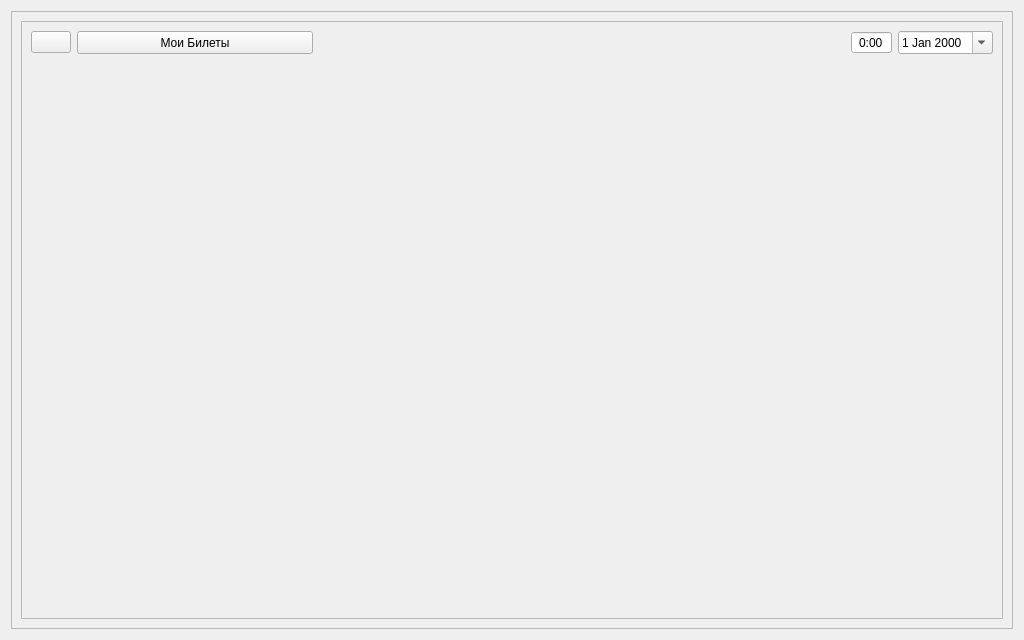
<?xml version="1.0" encoding="UTF-8"?>
<ui version="4.0">
 <class>ShowFilms</class>
 <widget class="QWidget" name="ShowFilms">
  <property name="geometry">
   <rect>
    <x>0</x>
    <y>0</y>
    <width>1024</width>
    <height>640</height>
   </rect>
  </property>
  <property name="sizePolicy">
   <sizepolicy hsizetype="Maximum" vsizetype="Maximum">
    <horstretch>230</horstretch>
    <verstretch>0</verstretch>
   </sizepolicy>
  </property>
  <property name="windowTitle">
   <string>Form</string>
  </property>
  <property name="layoutDirection">
   <enum>Qt::LeftToRight</enum>
  </property>
  <layout class="QVBoxLayout" name="verticalLayout">
   <item>
    <widget class="QScrollArea" name="scrollArea">
     <property name="widgetResizable">
      <bool>true</bool>
     </property>
     <widget class="QWidget" name="scrollAreaWidgetContents">
      <property name="geometry">
       <rect>
        <x>0</x>
        <y>0</y>
        <width>1004</width>
        <height>620</height>
       </rect>
      </property>
      <layout class="QVBoxLayout" name="verticalLayout_2">
       <item>
        <widget class="QFrame" name="frame">
         <property name="frameShape">
          <enum>QFrame::StyledPanel</enum>
         </property>
         <property name="frameShadow">
          <enum>QFrame::Raised</enum>
         </property>
         <layout class="QVBoxLayout" name="verticalLayout_3">
          <item>
           <layout class="QHBoxLayout" name="horizontalLayout">
            <item alignment="Qt::AlignLeft">
             <widget class="QPushButton" name="pushButton_2">
              <property name="text">
               <string/>
              </property>
              <property name="icon">
               <iconset resource="pic.qrc">
                <normaloff>:/images/back.png</normaloff>:/images/back.png</iconset>
              </property>
             </widget>
            </item>
            <item>
             <widget class="QPushButton" name="pushButton">
              <property name="sizePolicy">
               <sizepolicy hsizetype="Expanding" vsizetype="Expanding">
                <horstretch>100</horstretch>
                <verstretch>200</verstretch>
               </sizepolicy>
              </property>
              <property name="minimumSize">
               <size>
                <width>236</width>
                <height>23</height>
               </size>
              </property>
              <property name="maximumSize">
               <size>
                <width>236</width>
                <height>23</height>
               </size>
              </property>
              <property name="text">
               <string>Мои Билеты</string>
              </property>
             </widget>
            </item>
            <item>
             <spacer name="horizontalSpacer">
              <property name="orientation">
               <enum>Qt::Horizontal</enum>
              </property>
              <property name="sizeType">
               <enum>QSizePolicy::Maximum</enum>
              </property>
              <property name="sizeHint" stdset="0">
               <size>
                <width>600</width>
                <height>20</height>
               </size>
              </property>
             </spacer>
            </item>
            <item>
             <widget class="QTimeEdit" name="timeEdit">
              <property name="font">
               <font>
                <italic>false</italic>
                <underline>false</underline>
               </font>
              </property>
              <property name="mouseTracking">
               <bool>false</bool>
              </property>
              <property name="contextMenuPolicy">
               <enum>Qt::CustomContextMenu</enum>
              </property>
              <property name="inputMethodHints">
               <set>Qt::ImhTime</set>
              </property>
              <property name="wrapping">
               <bool>false</bool>
              </property>
              <property name="alignment">
               <set>Qt::AlignCenter</set>
              </property>
              <property name="readOnly">
               <bool>false</bool>
              </property>
              <property name="buttonSymbols">
               <enum>QAbstractSpinBox::NoButtons</enum>
              </property>
              <property name="currentSection">
               <enum>QDateTimeEdit::HourSection</enum>
              </property>
              <property name="displayFormat">
               <string>H:mm</string>
              </property>
              <property name="calendarPopup">
               <bool>false</bool>
              </property>
              <property name="timeSpec">
               <enum>Qt::LocalTime</enum>
              </property>
             </widget>
            </item>
            <item>
             <widget class="QDateEdit" name="dateEdit">
              <property name="calendarPopup">
               <bool>true</bool>
              </property>
             </widget>
            </item>
           </layout>
          </item>
          <item>
           <spacer name="verticalSpacer">
            <property name="orientation">
             <enum>Qt::Vertical</enum>
            </property>
            <property name="sizeHint" stdset="0">
             <size>
              <width>17</width>
              <height>551</height>
             </size>
            </property>
           </spacer>
          </item>
         </layout>
        </widget>
       </item>
      </layout>
     </widget>
    </widget>
   </item>
  </layout>
 </widget>
 <resources>
  <include location="pic.qrc"/>
 </resources>
 <connections/>
</ui>
